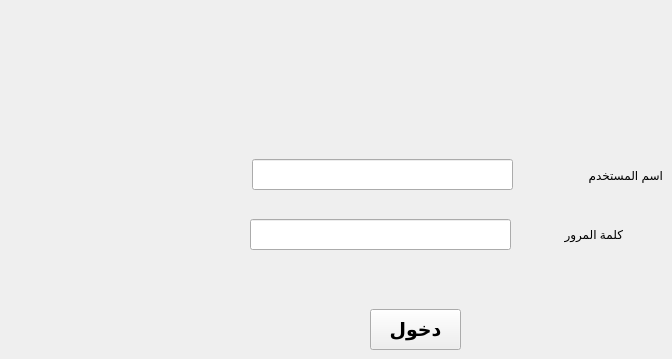
    <widget class="QWidget" name="tab">
     <attribute name="title">
      <string>الدخول</string>
     </attribute>
     <widget class="QPushButton" name="pushButton_8">
      <property name="geometry">
       <rect>
        <x>370</x>
        <y>309</y>
        <width>91</width>
        <height>41</height>
       </rect>
      </property>
      <property name="font">
       <font>
        <family>Tajawal</family>
        <pointsize>14</pointsize>
        <weight>75</weight>
        <bold>true</bold>
       </font>
      </property>
      <property name="text">
       <string>دخول</string>
      </property>
     </widget>
     <widget class="QLineEdit" name="lineEdit">
      <property name="geometry">
       <rect>
        <x>252</x>
        <y>159</y>
        <width>261</width>
        <height>31</height>
       </rect>
      </property>
     </widget>
     <widget class="QLineEdit" name="lineEdit_2">
      <property name="geometry">
       <rect>
        <x>250</x>
        <y>219</y>
        <width>261</width>
        <height>31</height>
       </rect>
      </property>
     </widget>
     <widget class="QLabel" name="label_2">
      <property name="geometry">
       <rect>
        <x>520</x>
        <y>219</y>
        <width>103</width>
        <height>31</height>
       </rect>
      </property>
      <property name="text">
       <string>كلمة المرور</string>
      </property>
     </widget>
     <widget class="QLabel" name="label">
      <property name="geometry">
       <rect>
        <x>520</x>
        <y>160</y>
        <width>143</width>
        <height>31</height>
       </rect>
      </property>
      <property name="text">
       <string>اسم المستخدم</string>
      </property>
     </widget>
    </widget>
